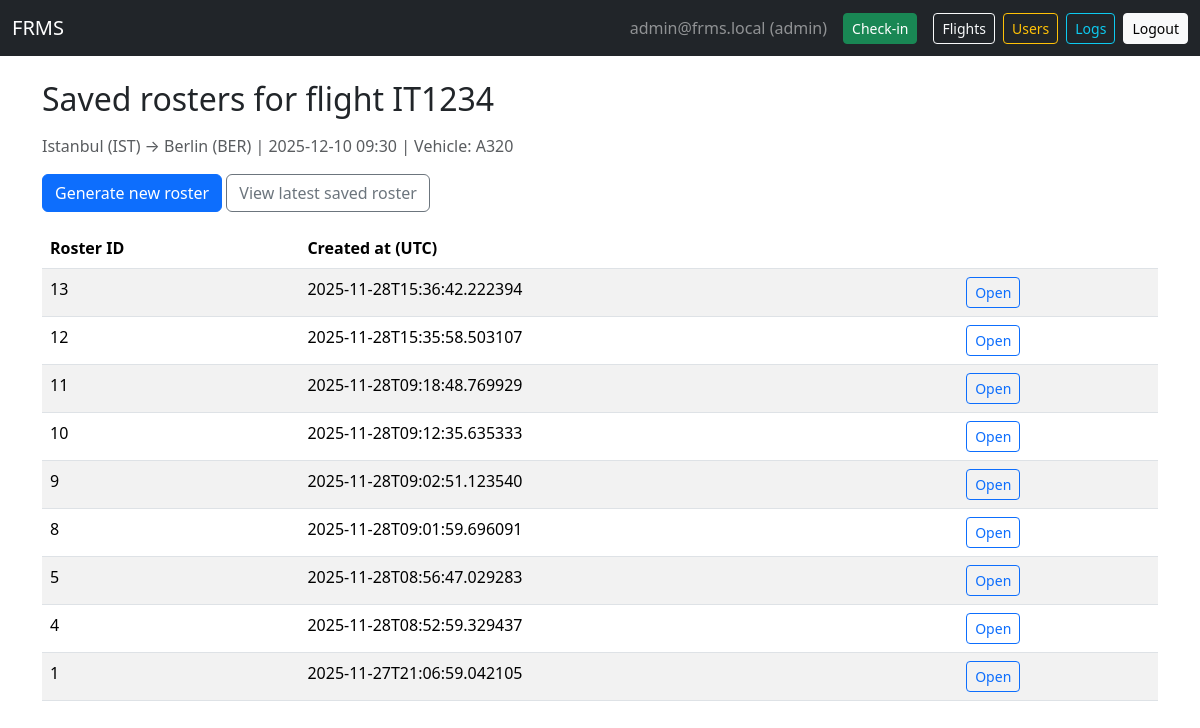
Page /flight/IT1234/rosters (signed in) on the earlier database version.
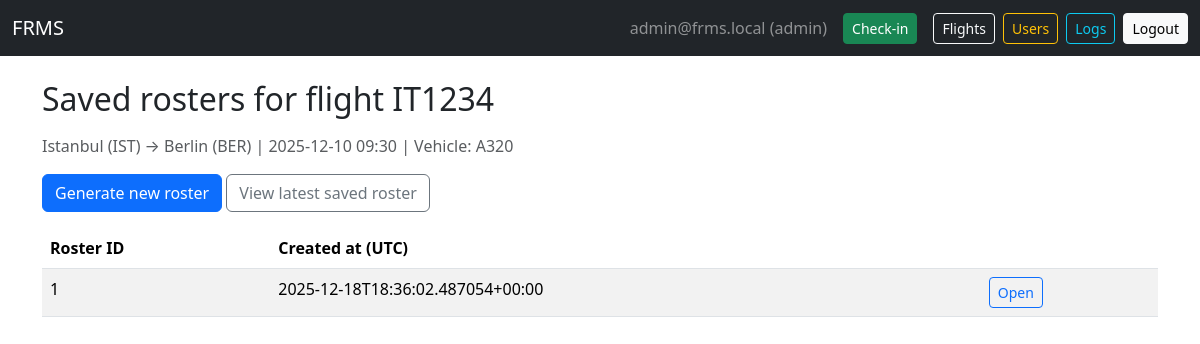
Same page on the later database version.
### tables this page shows
CREATE TABLE rosters (
            id INTEGER PRIMARY KEY AUTOINCREMENT,
            flight_no TEXT NOT NULL,
            created_at TEXT NOT NULL,
            data_json TEXT NOT NULL
        );

### app.py (the view)
@app.route("/flight/<flight_no>/rosters")
@login_required()
def list_saved_rosters(flight_no):
    db = get_db()
    flight = db.execute("SELECT * FROM flights WHERE flight_no=?", (flight_no,)).fetchone()
    rosters = db.execute("SELECT id, created_at FROM rosters WHERE flight_no=? ORDER BY created_at DESC", (flight_no,)).fetchall()
    return render_template("rosters_list.html", user=current_user(), flight=flight, rosters=rosters)

### app.py (called while the page is built)
def get_db():
    if "db" not in g:
        g.db = sqlite3.connect(DATABASE)
        g.db.row_factory = sqlite3.Row
    return g.db

def current_user():
    if "user_id" not in session: return None
    return get_db().execute("SELECT * FROM users WHERE id = ?", (session["user_id"],)).fetchone()

def login_required(role=None):
    from functools import wraps
    def decorator(func):
        @wraps(func)
        def wrapper(*args, **kwargs):
            user = current_user()
            if user is None:
                flash("Please log in first.", "warning")
                return redirect(url_for("login", next=request.path))
            if role and user["role"] != role:
                flash("Unauthorized.", "danger")
                return redirect(url_for("dashboard"))
            return func(*args, **kwargs)
        return wrapper
    return decorator

### templates/rosters_list.html
{% extends "base.html" %}
{% block content %}
<h2 class="mb-3">Saved rosters for flight {{ flight['flight_no'] }}</h2>
<p class="text-muted">
  {{ flight['source'] }} → {{ flight['destination'] }} |
  {{ flight['date_time'] }} |
  Vehicle: {{ flight['vehicle_type'] }}
</p>
<div class="mb-3">
  <a class="btn btn-primary" href="{{ url_for('generate_roster', flight_no=flight['flight_no']) }}">
    Generate new roster
  </a>
  <a class="btn btn-outline-secondary" href="{{ url_for('view_latest_roster', flight_no=flight['flight_no']) }}">
    View latest saved roster
  </a>
</div>
{% if rosters %}
<div class="table-responsive">
  <table class="table table-striped">
    <thead>
      <tr>
        <th>Roster ID</th>
        <th>Created at (UTC)</th>
        <th></th>
      </tr>
    </thead>
    <tbody>
      {% for r in rosters %}
      <tr>
        <td>{{ r['id'] }}</td>
        <td>{{ r['created_at'] }}</td>
        <td>
          <a class="btn btn-sm btn-outline-primary" href="{{ url_for('view_roster_by_id', roster_id=r['id']) }}">
            Open
          </a>
        </td>
      </tr>
      {% endfor %}
    </tbody>
  </table>
</div>
{% else %}
<div class="alert alert-info">No saved rosters yet for this flight.</div>
{% endif %}
{% endblock %}

Differences in the rows shown:
removed rosters: id "13", created_at "2025-11-28T15:36:42.222394"
removed rosters: id "12", created_at "2025-11-28T15:35:58.503107"
removed rosters: id "11", created_at "2025-11-28T09:18:48.769929"
removed rosters: id "10", created_at "2025-11-28T09:12:35.635333"
removed rosters: id "9", created_at "2025-11-28T09:02:51.123540"
removed rosters: id "8", created_at "2025-11-28T09:01:59.696091"
removed rosters: id "5", created_at "2025-11-28T08:56:47.029283"
removed rosters: id "4", created_at "2025-11-28T08:52:59.329437"
changed rosters id 1: created_at "2025-11-27T21:06:59.042105" → "2025-12-18T18:36:02.487054+00:00"
